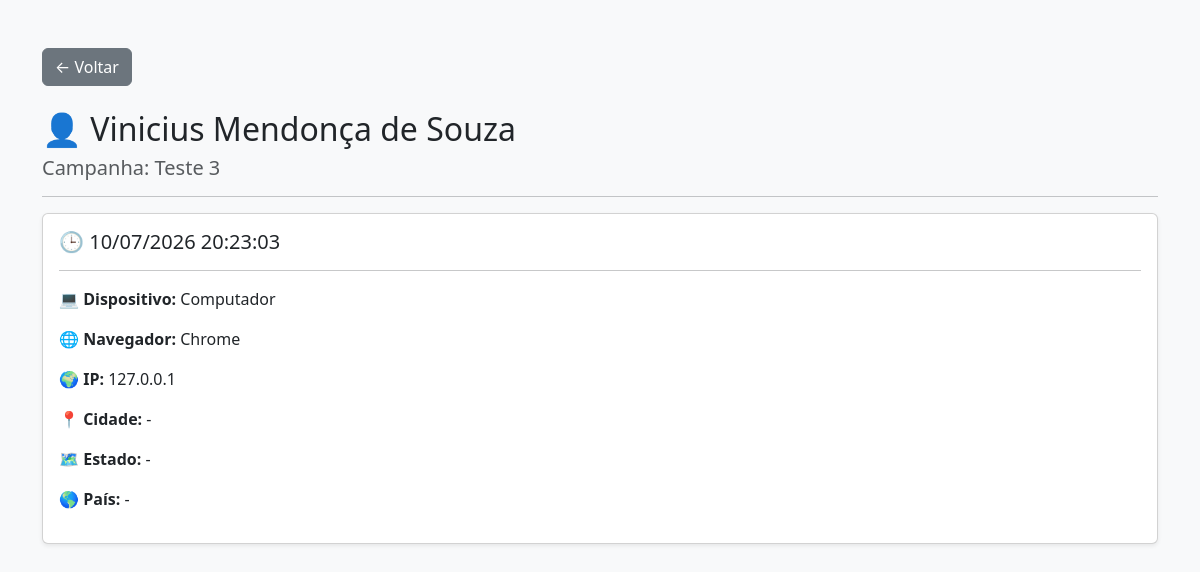
Page /historico/1/1 on the committed database.
### models/contato.py (models this page shows)
class Contato(db.Model):
    __tablename__ = "contatos"
    id = db.Column(db.Integer, primary_key=True)
    nome = db.Column(db.String(150), nullable=False)
    telefone = db.Column(db.String(20), nullable=False)
    cargo = db.Column(db.String(100))
    segmento_id = db.Column(
        db.Integer,
        db.ForeignKey("segmentos.id"),
        nullable=True
    )

### models/campanha.py (models this page shows)
class Campanha(db.Model):
    __tablename__ = "campanhas"
    id = db.Column(db.Integer, primary_key=True)
    titulo = db.Column(db.String(150), nullable=False)
    destino = db.Column(db.String(500), nullable=False)
    codigo = db.Column(
        db.String(20),
        unique=True,
        nullable=False
    )

### models/clique.py (models this page shows)
class Clique(db.Model):
    __tablename__ = "cliques"
    id = db.Column(
        db.Integer,
        primary_key=True
    )
    campanha_id = db.Column(
        db.Integer,
        db.ForeignKey("campanhas.id"),
        nullable=False
    )
    contato_id = db.Column(
        db.Integer,
        db.ForeignKey("contatos.id"),
        nullable=False
    )
    ip = db.Column(
        db.String(100)
    )
    dispositivo = db.Column(
        db.String(100)
    )
    navegador = db.Column(
        db.String(100)
    )
    cidade = db.Column(
        db.String(100)
    )
    estado = db.Column(
        db.String(100)
    )
    pais = db.Column(
        db.String(100)
    )
    data = db.Column(
        db.DateTime,
        default=lambda: datetime.now(ZoneInfo("America/Sao_Paulo"))
    )
    campanha = db.relationship("Campanha")
    contato = db.relationship("Contato")

### app.py (the view)
@app.route("/historico/<int:campanha_id>/<int:contato_id>")
def historico(campanha_id, contato_id):
    campanha = Campanha.query.get_or_404(campanha_id)
    contato = Contato.query.get_or_404(contato_id)
    cliques = Clique.query.filter_by(
        campanha_id=campanha_id,
        contato_id=contato_id
    ).order_by(
        Clique.data.desc()
    ).all()
    return render_template(
        "historico.html",
        campanha=campanha,
        contato=contato,
        cliques=cliques
    )

### templates/historico.html (shortened to what this page needs)
<!DOCTYPE html>
<html lang="pt-br">
<head>
    <link href="https://cdn.jsdelivr.net/npm/bootstrap@5.3.3/dist/css/bootstrap.min.css" rel="stylesheet">
</head>
<body class="bg-light">
<div class="container mt-5">
    <a href="/campanha/{{ campanha.id }}" class="btn btn-secondary mb-4">
        ← Voltar
    </a>
    <h2>👤 {{ contato.nome }}</h2>
    <h5 class="text-muted">
        Campanha: {{ campanha.titulo }}
    </h5>
    <hr>
    {% if cliques %}
        {% for clique in cliques %}
        <div class="card shadow-sm mb-3">
            <div class="card-body">
                <h5>
                    🕒 {{ clique.data.strftime("%d/%m/%Y %H:%M:%S") }}
                </h5>
                <hr>
                <p>
                    💻 <strong>Dispositivo:</strong>
                    {{ clique.dispositivo }}
                </p>
                <p>
                    🌐 <strong>Navegador:</strong>
                    {{ clique.navegador }}
                </p>
                <p>
                    🌍 <strong>IP:</strong>
                    {{ clique.ip }}
                </p>
                <p>
    📍 <strong>Cidade:</strong>
    {{ clique.cidade }}
</p>
<p>
    🗺️ <strong>Estado:</strong>
    {{ clique.estado }}
</p>
<p>
    🌎 <strong>País:</strong>
    {{ clique.pais }}
</p>
            </div>
        </div>
        {% endfor %}
    {% else %}
        <div class="alert alert-warning">
            Nenhum clique registrado.
        </div>
    {% endif %}
</div>
</body>
</html>

### rows in the picture
Contato: nome "Vinicius Mendonça de Souza"
Campanha: titulo "Teste 3"
Clique: data "10/07/2026 20:23:03", dispositivo "Computador", navegador "Chrome", ip "127.0.0.1", cidade "-", estado "-", pais "-"
